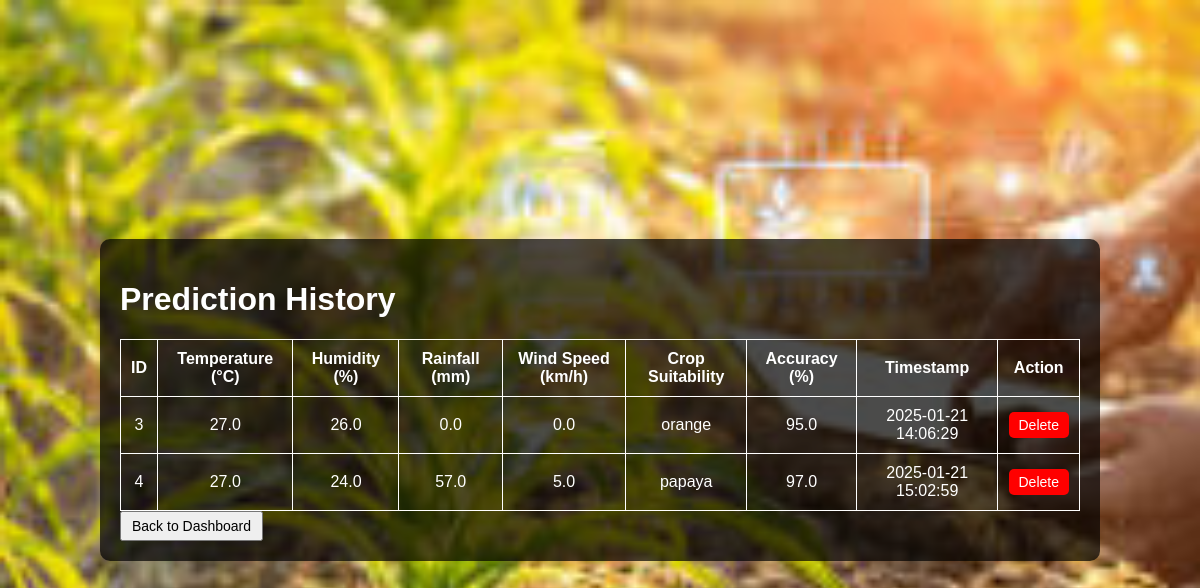
Screenshot of /history (signed in) with the database file from the repository.
### tables this page shows
CREATE TABLE predictions (
                        id INTEGER PRIMARY KEY AUTOINCREMENT,
                        user_id INTEGER,
                        temperature REAL,
                        humidity REAL,
                        rainfall REAL,
                        wind_speed REAL,
                        crop_suitability TEXT,
                        accuracy REAL,
                        timestamp TEXT,
                        FOREIGN KEY(user_id) REFERENCES users(id));

### app.py (the view)
@app.route('/history', methods=['GET', 'POST'])
def history():
    if 'user_id' not in session:
        return redirect(url_for('login'))
    conn = sqlite3.connect(DATABASE)
    cursor = conn.cursor()
    cursor.execute("SELECT id, temperature, humidity, rainfall, wind_speed, crop_suitability, accuracy, timestamp FROM predictions WHERE user_id = ?", (session['user_id'],))
    predictions = cursor.fetchall()
    conn.close()
    return render_template('history.html', predictions=predictions)

### templates/history.html (shortened to what this page needs)
<!DOCTYPE html>
<html lang="en">
<head>
</head>
<body>
    <div class="container">
        <h1>Prediction History</h1>
        <table>
            <thead>
                <tr>
                    <th>ID</th>
                    <th>Temperature (°C)</th>
                    <th>Humidity (%)</th>
                    <th>Rainfall (mm)</th>
                    <th>Wind Speed (km/h)</th>
                    <th>Crop Suitability</th>
                    <th>Accuracy (%)</th>
                    <th>Timestamp</th>
                    <th>Action</th>
                </tr>
            </thead>
            <tbody id="historyTable">
                {% for prediction in predictions %}
                <tr id="row-{{ prediction[0] }}">
                    <td>{{ prediction[0] }}</td>
                    <td>{{ prediction[1] }}</td>
                    <td>{{ prediction[2] }}</td>
                    <td>{{ prediction[3] }}</td>
                    <td>{{ prediction[4] }}</td>
                    <td>{{ prediction[5] }}</td>
                    <td>{{ prediction[6] }}</td>
                    <td>{{ prediction[7] }}</td>
                    <td>
                        <button class="delete-btn" onclick="deletePrediction({{ prediction[0] }})">Delete</button>
                    </td>
                </tr>
                {% endfor %}
            </tbody>
        </table>
        <button onclick="location.href='/dashboard'">Back to Dashboard</button>
    </div>
</body>
</html>

### templates/history.html (style rules this page uses)
body { background-image: url('/static/myproject.jpg'); background-size: cover; display: flex; justify-content: center; align-items: center; height: 100vh; margin: 0; color: white; font-family: Arial, sans-serif; }
.container { background: rgba(0, 0, 0, 0.7); padding: 20px; border-radius: 10px; width: 80%; }
table { width: 100%; border-collapse: collapse; margin-top: 20px; color: white; }
table, th, td { border: 1px solid white; }
th, td { padding: 10px; text-align: center; }
button { padding: 5px 10px; cursor: pointer; font-size: 14px; }
.delete-btn { background-color: red; color: white; border: none; border-radius: 5px; }

### rows the page displays
predictions: id "3", temperature "27.0", humidity "26.0", rainfall "0.0", wind_speed "0.0", crop_suitability "orange", accuracy "95.0", timestamp "2025-01-21 14:06:29"
predictions: id "4", temperature "27.0", humidity "24.0", rainfall "57.0", wind_speed "5.0", crop_suitability "papaya", accuracy "97.0", timestamp "2025-01-21 15:02:59"
